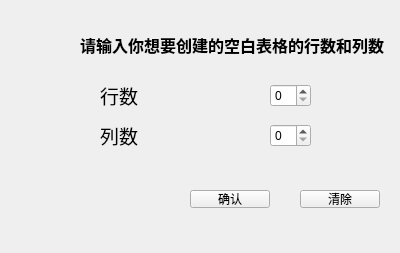
<?xml version="1.0" encoding="UTF-8"?>
<ui version="4.0">
 <class>newDialog</class>
 <widget class="QWidget" name="newDialog">
  <property name="geometry">
   <rect>
    <x>0</x>
    <y>0</y>
    <width>400</width>
    <height>253</height>
   </rect>
  </property>
  <property name="minimumSize">
   <size>
    <width>400</width>
    <height>253</height>
   </size>
  </property>
  <property name="maximumSize">
   <size>
    <width>400</width>
    <height>253</height>
   </size>
  </property>
  <property name="windowTitle">
   <string>Form</string>
  </property>
  <widget class="QLabel" name="label">
   <property name="geometry">
    <rect>
     <x>170</x>
     <y>50</y>
     <width>40</width>
     <height>12</height>
    </rect>
   </property>
   <property name="text">
    <string/>
   </property>
  </widget>
  <widget class="QPushButton" name="buttonClear">
   <property name="geometry">
    <rect>
     <x>300</x>
     <y>190</y>
     <width>80</width>
     <height>18</height>
    </rect>
   </property>
   <property name="text">
    <string>清除</string>
   </property>
  </widget>
  <widget class="QLabel" name="label_4">
   <property name="geometry">
    <rect>
     <x>80</x>
     <y>30</y>
     <width>311</width>
     <height>31</height>
    </rect>
   </property>
   <property name="text">
    <string>&lt;html&gt;&lt;head/&gt;&lt;body&gt;&lt;p&gt;&lt;span style=&quot; font-size:12pt; font-weight:700;&quot;&gt;请输入你想要创建的空白表格的行数和列数&lt;/span&gt;&lt;/p&gt;&lt;/body&gt;&lt;/html&gt;</string>
   </property>
  </widget>
  <widget class="QPushButton" name="buttonSure">
   <property name="geometry">
    <rect>
     <x>190</x>
     <y>190</y>
     <width>80</width>
     <height>18</height>
    </rect>
   </property>
   <property name="text">
    <string>确认</string>
   </property>
  </widget>
  <widget class="QWidget" name="layoutWidget">
   <property name="geometry">
    <rect>
     <x>100</x>
     <y>80</y>
     <width>211</width>
     <height>31</height>
    </rect>
   </property>
   <layout class="QHBoxLayout" name="horizontalLayout">
    <item>
     <widget class="QLabel" name="label_2">
      <property name="text">
       <string>&lt;html&gt;&lt;head/&gt;&lt;body&gt;&lt;p&gt;&lt;span style=&quot; font-size:14pt;&quot;&gt;行数&lt;/span&gt;&lt;/p&gt;&lt;/body&gt;&lt;/html&gt;</string>
      </property>
     </widget>
    </item>
    <item>
     <spacer name="horizontalSpacer">
      <property name="orientation">
       <enum>Qt::Horizontal</enum>
      </property>
      <property name="sizeHint" stdset="0">
       <size>
        <width>40</width>
        <height>20</height>
       </size>
      </property>
     </spacer>
    </item>
    <item>
     <widget class="QSpinBox" name="spinBoxRow"/>
    </item>
   </layout>
  </widget>
  <widget class="QWidget" name="layoutWidget">
   <property name="geometry">
    <rect>
     <x>100</x>
     <y>120</y>
     <width>211</width>
     <height>31</height>
    </rect>
   </property>
   <layout class="QHBoxLayout" name="horizontalLayout_2">
    <item>
     <widget class="QLabel" name="label_3">
      <property name="text">
       <string>&lt;html&gt;&lt;head/&gt;&lt;body&gt;&lt;p&gt;&lt;span style=&quot; font-size:14pt;&quot;&gt;列数&lt;/span&gt;&lt;/p&gt;&lt;/body&gt;&lt;/html&gt;</string>
      </property>
     </widget>
    </item>
    <item>
     <spacer name="horizontalSpacer_2">
      <property name="orientation">
       <enum>Qt::Horizontal</enum>
      </property>
      <property name="sizeHint" stdset="0">
       <size>
        <width>40</width>
        <height>20</height>
       </size>
      </property>
     </spacer>
    </item>
    <item>
     <widget class="QSpinBox" name="spinBoxCol"/>
    </item>
   </layout>
  </widget>
 </widget>
 <resources/>
 <connections/>
</ui>
